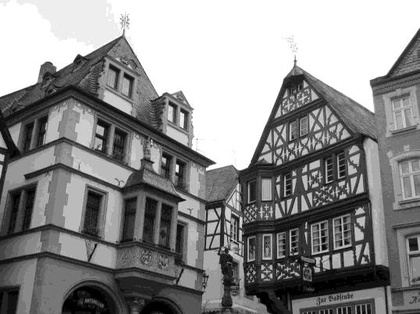
%> input picture images/3-2.jpg, 420 x 314 px, shrunk from 538 x 402 before the run
$ octave highPassFilterTest.m   (GNU Octave 9; MATLAB toolbox functions it lacks are replaced by stand-ins)
%> lines starting %> are read from the running program, lines starting %| are printed output that depends on the picture
%> further down, image is the input picture: size 314x420 uint8; min 0, max 255, mean 140.6
### src/utils/highPassFilter.m
function outputImage = highPassFilter(image,filter, d0, nInput)
%> called with filter = 'Gaussian', d0 = 50
    [rows, cols, colorChannels] = size(image);
%> rows = 314; cols = 420; colorChannels = 1

    disp(filter);
    % Menentukan parameter padding, biasanya P = 2*rows dan Q = 2*cols
    P = 2*rows;
%> P = 628
    Q = 2*cols;
%> Q = 840
    tempImage = zeros([P Q colorChannels]);

    image = im2double(image);
%> image: size 314x420 double
    fp = zeros([P Q colorChannels]);

    % Melakukan padding dengan nilai 0 untuk pixel di luar image awal
    for c = 1:colorChannels
        for i = 1 : P
            for j = 1 : Q
                if i <= rows && j <= cols
                    fp(i,j,c) = image(i,j,c);
                else
                    fp(i,j,c) = 0;
                end
            end
        end
    end
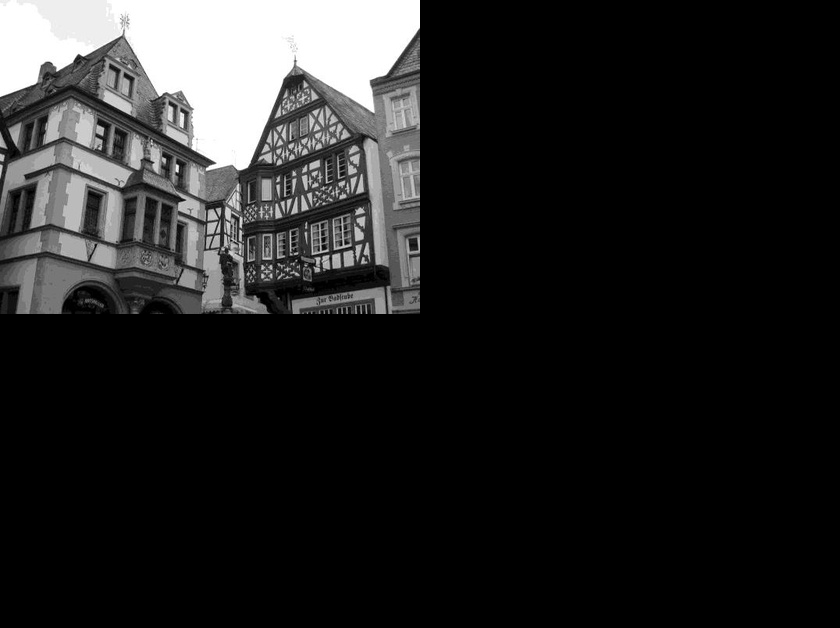
%> fp: size 628x840 double; min 0, max 1, mean 0.138

    % Pemrosesan untuk tiap kanal warna
    for c = 1:colorChannels
        currImg = fp(:,:,c);

        % transformasi fourier
        F = fftshift(fft2(currImg));

        %D0 = 0.05*P; % cut-off frequency
        D0 = d0;

        % range dari variabel
        u = 0:(P-1);
        v = 0:(Q-1);

        % index untuk digunakan pada meshgrid
        idx = find(u > P/2);
        u(idx) = u(idx) - P;
        idy = find(v > Q/2);
        v(idy) = v(idy) - Q;

        % menghitung meshgrid array
        [V, U] = meshgrid(v, u);
        D = sqrt(U.^2 + V.^2);

        H = 0;

        %wiene melakukan filtering berdasarkan jenis filter
        if filter == "Gaussian"
            H = 1 - exp(-(D.^2)./(2*(D0^2)));
        elseif filter == "Ideal"
            H = 1 - double(D<=D0);
        elseif filter == "Butterworth"
            % n = 1
            n = nInput;
            H = 1 - 1./(1 + (D./D0).^(2*n));
        end

        H = fftshift(H);
        G = H.*F;
        G1 = ifftshift(G);
        G2 = real(ifft2(G1));

        tempImage(:,:,c) = G2(:,:,1);
    end
%> this loop made 1 pass
%> pass 1, in highPassFilter, `G2 = real(ifft2(G1));`:
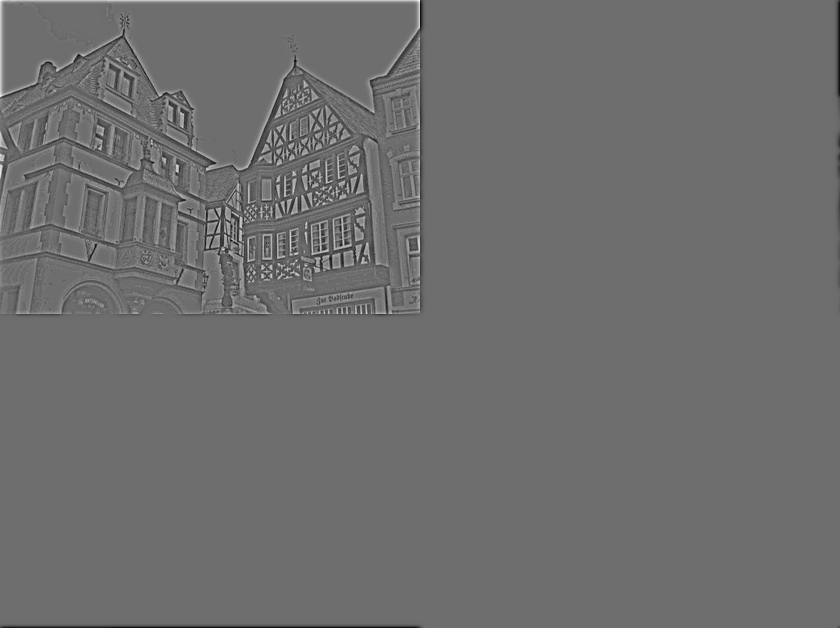
%> G2: size 628x840 double; min -0.498, max 0.655, mean 1.08e-19; drawn with min black and max white
%> after the loop, u = 628 values, max 314 at index 315, min -313 at index 316, mean 0.5; v = 840 values, max 420 at index 421, min -419 at index 422, mean 0.5

    outputImage = tempImage(1:rows, 1:cols, :);
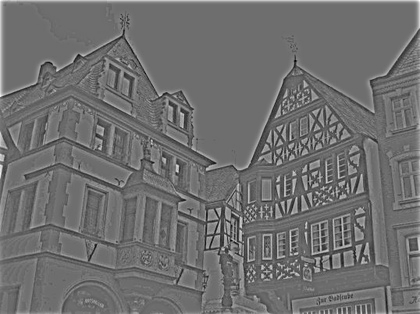
%> outputImage: size 314x420 double; min -0.498, max 0.655, mean 0.00547; drawn with min black and max white
end

### src/test/highPassFilterTest.m
image = imread('images/3-2.jpg');
imshow(image);

imageOutput = highPassFilter(image,'Gaussian', 50);
%imageOutput = highPassFilter(image,'Ideal', 50);
%imageOutput = highPassFilter(image,'Butterworth', 50, 2);
figure; imshow(imageOutput);
%> after `imshow(imageOutput)`:
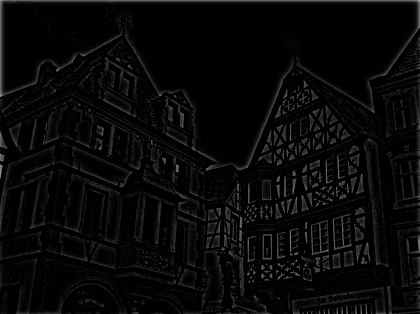
%> displayed picture: size 314x420, on the screen's scale of 0 to 255; min 0, max 167, mean 8.3

$ run again, with images/1-1.jpg copied over images/3-2.jpg
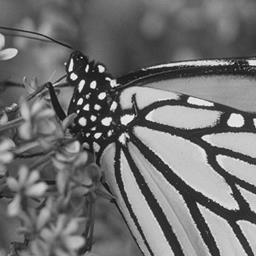
%> input picture images/1-1.jpg, 256 x 256 px
%> image is the input picture: size 256x256x3 uint8; min 0, max 254, mean 112.5
%> image: size 256x256x3 double
%> the loop in highPassFilter, `for c = 1:colorChannels` made 3 passes
%> pass 1, in highPassFilter, `G2 = real(ifft2(G1));`:
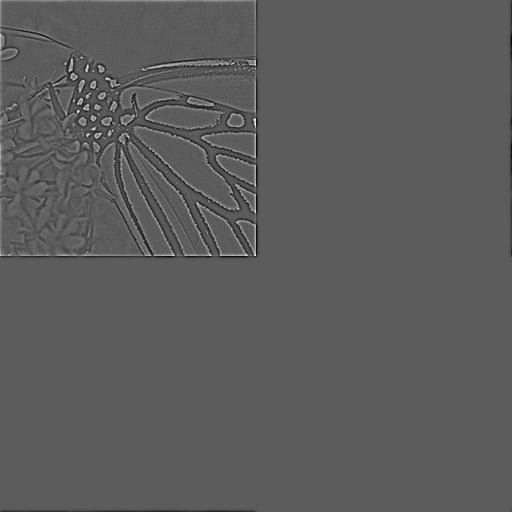
%> G2: size 512x512 double; min -0.333, max 0.588, mean -5.42e-20; drawn with min black and max white
%> after the loop in highPassFilter, `for c = 1:colorChannels`: u = 512 values, max 256 at index 257, min -255 at index 258, mean 0.5; v has the same summary as u
%> `imshow(imageOutput)`:
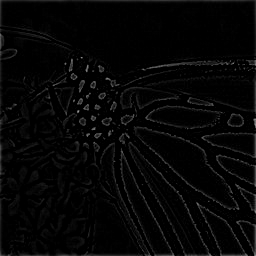
%> displayed picture: size 256x256x3, on the screen's scale of 0 to 255; min 0, max 150, mean 6

$ run again, with images/1-2.jpg copied over images/3-2.jpg
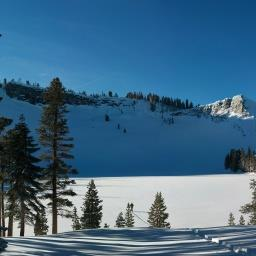
%> input picture images/1-2.jpg, 256 x 256 px
%> image is the input picture: size 256x256x3 uint8; mean R, G, B 66.3, 105.4, 133.3
%> image: size 256x256x3 double
%> after the loop in highPassFilter, `for c = 1:colorChannels`:
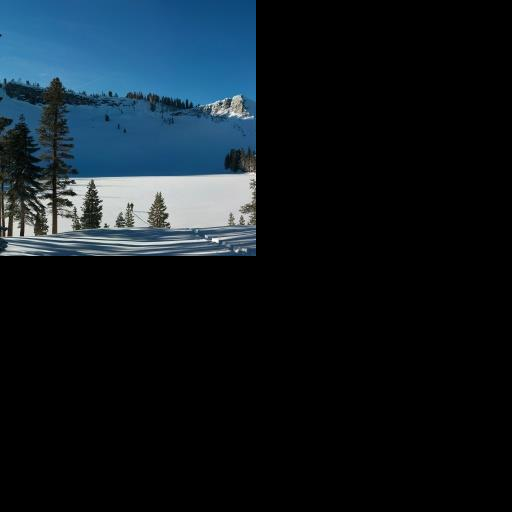
%> fp: size 512x512x3 double; mean R, G, B 0.065, 0.103, 0.131
%> after the loop in highPassFilter, `for c = 1:colorChannels`: u = 512 values, max 256 at index 257, min -255 at index 258, mean 0.5; v has the same summary as u
%> `imshow(imageOutput)`:
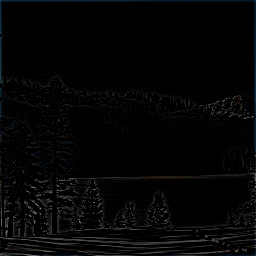
%> displayed picture: size 256x256x3, on the screen's scale of 0 to 255; mean R, G, B 4.5, 4.8, 5.2
